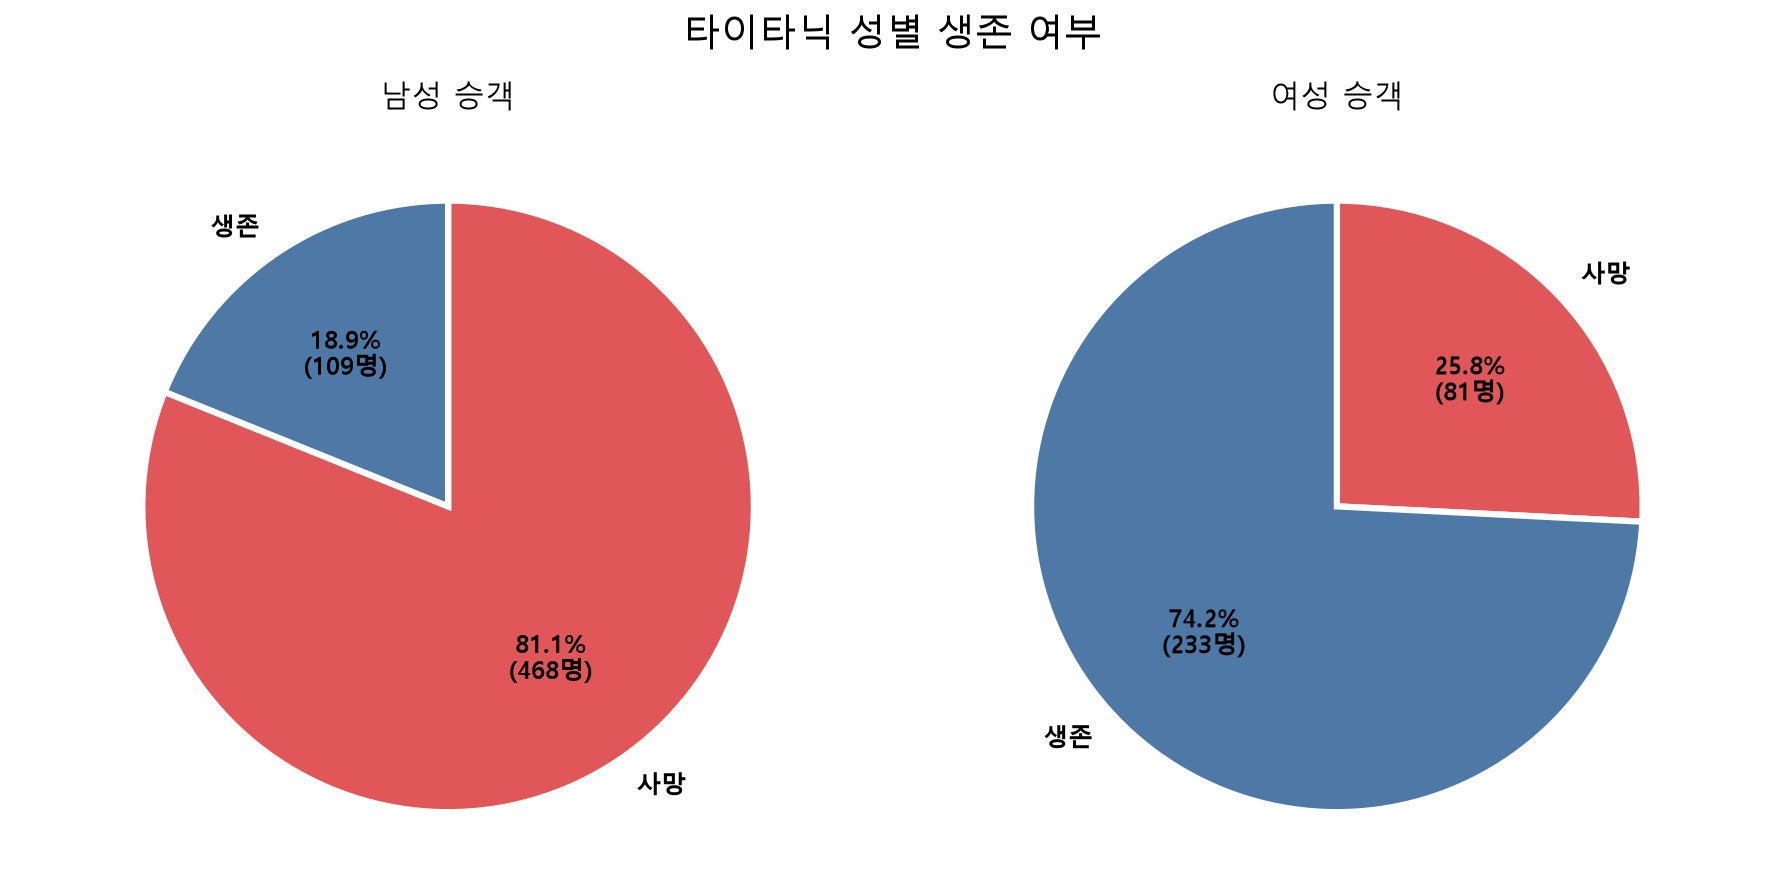

Reproduce this figure in Python.
from pathlib import Path

import matplotlib.pyplot as plt
import pandas as pd


BASE_DIR = Path(__file__).resolve().parent
CSV_PATH = BASE_DIR / "titanic.csv"
OUTPUT_PATH = BASE_DIR / "성별_생존여부_파이차트.png"


def main() -> None:
    data = pd.read_csv(CSV_PATH)

    plt.rcParams["font.family"] = "Malgun Gothic"
    plt.rcParams["axes.unicode_minus"] = False

    labels = ["사망", "생존"]
    # 일반 차트에서 자주 쓰이는 고대비 색상: 사망=빨강, 생존=파랑
    colors = ["#E15759", "#4E79A7"]
    sex_groups = [("male", "남성"), ("female", "여성")]

    fig, axes = plt.subplots(1, 2, figsize=(12, 6))

    for ax, (sex_value, sex_label) in zip(axes, sex_groups):
        counts = (
            data.loc[data["Sex"] == sex_value, "Survived"]
            .value_counts()
            .reindex([0, 1], fill_value=0)
        )

        ax.pie(
            counts,
            labels=labels,
            colors=colors,
            autopct=lambda percent, total=counts.sum(): (
                f"{percent:.1f}%\n({percent / 100 * total:.0f}명)"
            ),
            startangle=90,
            counterclock=False,
            wedgeprops={"edgecolor": "white", "linewidth": 3},
            textprops={"fontsize": 12, "weight": "bold"},
        )
        ax.set_title(f"{sex_label} 승객", fontsize=15, pad=15)
        ax.axis("equal")

    fig.suptitle("타이타닉 성별 생존 여부", fontsize=18)
    fig.tight_layout()
    fig.savefig(OUTPUT_PATH, dpi=150, bbox_inches="tight")
    plt.close(fig)

    print(f"두 개의 파이차트를 저장했습니다: {OUTPUT_PATH}")


if __name__ == "__main__":
    main()
